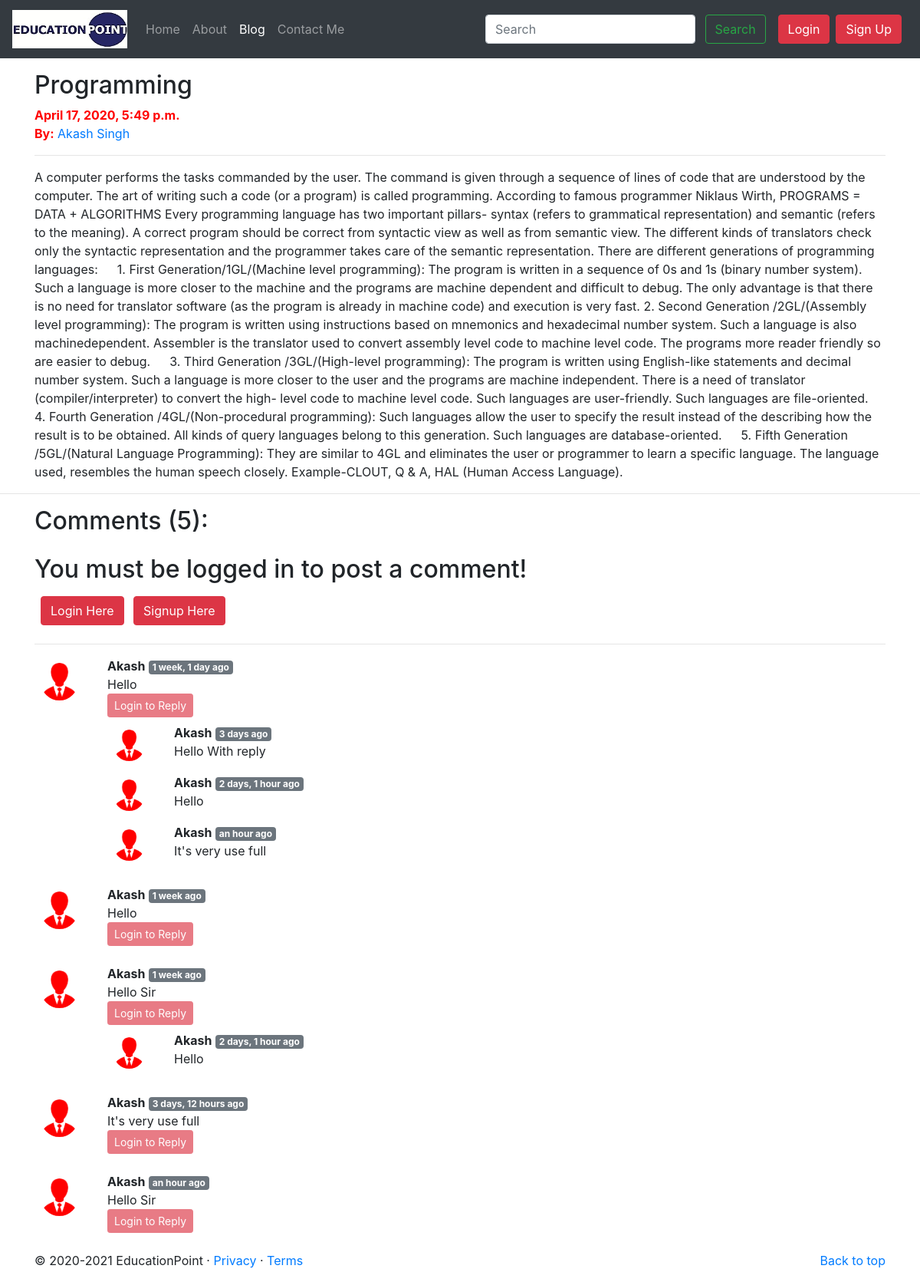
/blog/programs-langauge, run on the app's committed database.
### blog/models.py (models this page shows, shortened)
class Post(models.Model):
    sno = models.AutoField(primary_key = True)
    title = models.CharField(max_length=255)
    content = models.TextField()
    author = models.CharField(max_length=50)
    slug = models.CharField(max_length=150)
    timeStamp = models.DateTimeField(blank=True)

class BlogComment(models.Model):
    sno = models.AutoField(primary_key= True)
    comment = models.TextField()
    user = models.ForeignKey(User, on_delete=models.CASCADE)
    post = models.ForeignKey(Post, on_delete=models.CASCADE)
    parent = models.ForeignKey('self', on_delete=models.CASCADE, null=True)
    timeStamp = models.DateTimeField(default=now)

### blog/views.py (the view)
# urls.py: path('<str:slug>', views.blogPost, name='blogPost'),
def blogPost(request, slug):
    post = Post.objects.filter(slug=slug).first()
    comments = BlogComment.objects.filter(post=post, parent=None)
    replies = BlogComment.objects.filter(post=post).exclude(parent=None)
    replyDict = {}
    for reply in replies:
        if reply.parent.sno not in replyDict.keys():
            replyDict[reply.parent.sno] = [reply]
        else:
            replyDict[reply.parent.sno].append(reply)
    context = {'post':post, 'comments':comments, 'user':request.user, 'replyDict': replyDict}
    return render(request, 'blog/blogPost.html', context)

### blog/templatetags/extras.py (called while the page is built)
@register.filter(name='get_val')
def get_val(dict, key):
    return dict.get(key)

### templates/blog/blogPost.html (shortened to what this page needs)
{% extends 'base.html' %}
{% block blogactive %} active {% endblock blogactive %}
{% block body %}
{% load humanize %}
{% load extras %}
<div class="container my-3">
        <h2 class="blog-post-title">{{post.title}}</h2>
        <p style="color: red;" class="blog-post-meta"><b>{{post.timeStamp}}</b> <br><strong>By:</strong> <a
                        href="#">{{post.author}}</a></p>
        <hr>
        <p>{{post.content}}</p>
</div>
<hr>
<div class="container">
        <div class="my-2">
                <h2>Comments ({{comments.count}}):</h2>
                {% if user.is_authenticated %}
                <form action="/blog/postComment" method="post">
                        {% csrf_token %}
                        <div class="form-group">
                                <label for="exampleInputEmail1"><b>Post Comments:</b></label>
                                <input type="text" class="form-control" name="comment"
                                        placeholder="Enter your comment here">
                        </div>
                        <input type="hidden" name="postSno" value="{{post.sno}}">
                        <input type="hidden" name="parentSno" value="">
                        <button type="submit" class="btn btn-danger">Submit</button>
                </form>
                {% else %}
                <div class="my-4">
                        <h2><label for="inputAddress">You must be logged in to post a comment!</label></h2>
                        <button type="submit" class="btn btn-danger my-2 my-sm-0 ml-2" data-toggle="modal"
                                data-target="#loginModal">Login Here</button>
                        <button type="submit" class="btn btn-danger my-2 my-sm-0 ml-2" data-toggle="modal"
                                data-target="#signupModal">Signup Here</button>
                </div>
                <hr>
                {% endif %}
        </div>
        {% for comment in comments %}
        <div class="row my-3">
                <div class="col-md-1">
                        <img class="userPic rounded-circle w-100 p-2" src="/static/common/img/user.png">
                </div>
                <div class="col-md-11">
                        <b>{{comment.user.username}}</b> <span class="badge badge-secondary">
                                {{comment.timeStamp|naturaltime}} </span>
                        <div> {{comment.comment}} </div>
                        <div class="reply mx-0">
                                {% if user.is_authenticated %}
                                <button class="btn btn-sm btn-danger" type="button" data-toggle="collapse"
                                        data-target="#replyBox{{comment.sno}}" aria-expanded="false"
                                        aria-controls="replyBox{{comment.sno}}">
                                        Reply
                                </button>
                                <div class="collapse" id="replyBox{{comment.sno}}">
                                        <div class="card card-body my-2">
                                                <form action="/blog/postComment" method="post">
                                                        {% csrf_token %}
                                                        <div class="form-group">
                                                                <label for="comment"><b>Post
                                                                                Reply:</b></label>
                                                                <input type="text" class="form-control" name="comment"
                                                                        placeholder="Enter your reply here">
                                                                <input type="hidden" name="parentSno"
                                                                        value="{{comment.sno}}">
                                                        </div>
                                                        <input type="hidden" name="postSno" value="{{post.sno}}">
                                                        <button type="submit" class="btn btn-danger">Submit</button>
                                                </form>
                                        </div>
                                </div>
                                {% else %}
                                <button class="btn btn-sm btn-danger" type="button" data-toggle="collapse"
                                        data-target="#replyBox{{comment.sno}}" aria-expanded="false"
                                        aria-controls="replyBox{{comment.sno}}" disabled>
                                        Login to Reply
                                </button>
                                {% endif %}
                                <div class="replies my-2">
                                        {% for reply in replyDict|get_val:comment.sno %}
                                        <div class="row my-2">
                                                <div class="col-md-1">
                                                        <img class="userPic rounded-circle w-100 p-2"
                                                                src="/static/common/img/user.png">
                                                </div>
                                                <div class="col-md-11">
                                                        <b>{{reply.user.username}}</b> <span
                                                                class="badge badge-secondary">
                                                                {{reply.timeStamp|naturaltime}} </span>
                                                        <div> {{reply.comment}} </div>
                                                </div>
                                                <br>
                                        </div>
                                        {% endfor %}
                                </div>
                        </div>
                </div>
        </div>
        {% endfor %}
</div>
{% endblock body %}

### data on the page
Post: title "Programming", timeStamp "April 17, 2020, 5:49 p.m.", author "Akash Singh", content "A computer performs the tasks commanded by the user. The command is given through a sequence of lines of code that are understood by the computer. The art of writing such a code (or a program) is called program\u0002ming. According to famous programmer Niklaus Wirth, PROGRAMS = DATA + ALGORITHMS Every programming language has two important pil\u0002lars- syntax (refers to grammatical representation) and semantic (refers to the meaning). A correct program should be correct from syntactic view as well as from semantic view. The different kinds of translators check only the syntactic representation and the programmer takes care of the semantic representation. There are dif\u0002ferent generations of…"
BlogComment: user.username "Akash", timeStamp "1 week, 1 day ago", comment "Hello"
BlogComment: user.username "Akash", timeStamp "3 days ago", comment "Hello With reply"
BlogComment: user.username "Akash", timeStamp "2 days, 1 hour ago", comment "Hello"
BlogComment: user.username "Akash", timeStamp "an hour ago", comment "It's very use full"
BlogComment: user.username "Akash", timeStamp "1 week ago", comment "Hello"
BlogComment: user.username "Akash", timeStamp "1 week ago", comment "Hello Sir"
BlogComment: user.username "Akash", timeStamp "2 days, 1 hour ago", comment "Hello"
BlogComment: user.username "Akash", timeStamp "3 days, 12 hours ago", comment "It's very use full"
BlogComment: user.username "Akash", timeStamp "an hour ago", comment "Hello Sir"

### other printed values
{{ comments.count }} "5"
